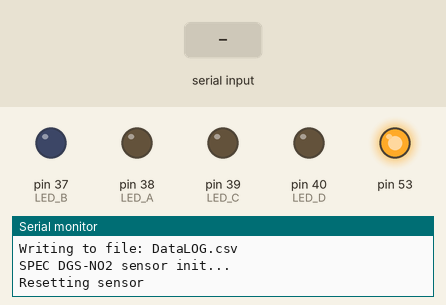
Simulated run of this sketch. Board: Arduino Mega 2560, built with avr-gcc and run on an emulated ATmega2560. On the bench: output pins drawn as LEDs (lit = HIGH), the last lines printed to the serial monitor. The test bench sets the inputs (shaded band). Storage starts empty.

Above: at 1.6 s.
1.7 s: "90,45,200\n" received over the second serial link
At 34.6 s:
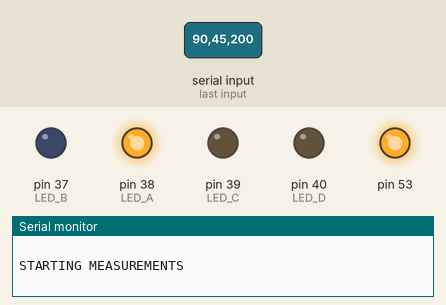
Timing chart, 0 to 46.8 s (numbered marks = the images above; inputs shaded):
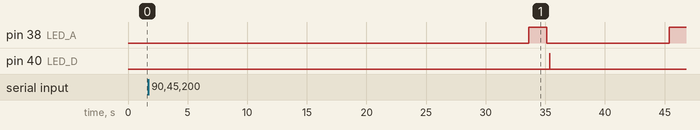

The sketch:

SeeTheAir-AQM-V0.1.ino
```cpp
// Version v0.1 - SPECSensor NO2 data logger
// This code works with sensor firmware 15SEP17 and Flip&Click SAM3X
// In conjunction with electronza.com and seetheair.wordpress.com

// include the SD library:
#include <SPI.h>
#include <SD.h>

#define LED_debug true
#define LED_A 38
#define LED_B 37
#define LED_C 39
#define LED_D 40

// #define SERIAL1_RX_BUFFER_SIZE 256
// #define SERIAL1_TX_BUFFER_SIZE 256

// SD card

// set up variables using the SD utility library functions:
Sd2Card card;
SdVolume volume;
SdFile root;

// change this to match your SD shield or module;
// Flip & Click with SD click
// in mikroBUS socket D
// CS is PB23 = Arduino 78
// See https://www.arduino.cc/en/Hacking/PinMappingSAM3X
const int chipSelect = 78;

// Sensor values
  // The format of the output is: SN[XXXXXXXXXXXX], PPB [0 : 999999], TEMP [-99:99],
  // RH[0:99], RawSensor[ADCCount], TempDigital, RHDigital, Day[0:99], Hour [0:23]
  // Note that on Arduino Due integer variable (int)  stores a 32-bit (4-byte) value.
  // This yields a range of -2,147,483,648 to 2,147,483,647
  // (minimum value of -2^31 and a maximum value of (2^31) - 1).
  // On 8 bit boards some readings have to be recorded as floats

String SensorSerialNo;
int NO2;
int Temperature;
int RH;
int RawSensor;
int TempDigital;
int RHDigital;
int Days;
int Hours;
int Minutes;
int Seconds;

const int send_delay = 10000;
unsigned int count = 1;

#define command_delay 500
#define start_delay 2500
String dataString = "";
String responseString = "";
boolean dataStringComplete = 0;
char inChar;

void setup() {

  if (LED_debug){
    pinMode(LED_A, OUTPUT);
    pinMode(LED_B, OUTPUT);
    pinMode(LED_C, OUTPUT);
    pinMode(LED_D, OUTPUT);
  }

  Serial.begin(9600);
  // Wait for serial port
  while(!Serial);

// SPI: first begin, then set parameters
  SPI.begin();

  Serial.print("Initializing SD card...");
  // see if the card is present and can be initialized:
  if (!SD.begin(chipSelect)) {
    Serial.println("Card failed, or not present");
    // don't do anything more:
    while(1);
  }
  // Flash the led if card is initialized
  //digitalWrite(LED_PIN,HIGH);
  //delay(500);
  //digitalWrite(LED_PIN,LOW);
  Serial.println("SD card initialized.");

  // open the file. note that only one file can be open at a time,
  // so you have to close this one before opening another.
  // digitalWrite(LED_PIN,HIGH); //LED will stay on while we access the SD card

 File dataFile = SD.open("DataLOG.csv", FILE_WRITE);

  Serial.print("Writing to file: " );
  Serial.println("DataLOG.csv");
  dataFile.println("");
  dataFile.println("Count,GAS(ppb),GAS_ADC,Temperature,Humidity,Days,Hours,Minutes,Seconds");
  dataFile.close();

  Serial.println("SPEC DGS-NO2 sensor init...");
  Serial.println("");
  Serial1.begin(9600);
  // Normally, data is returned within one second
  Serial1.setTimeout(1500);
  // reserve 80 bytes for the dataString
  dataString.reserve(80);
  responseString.reserve(150);

  // Wait for sensor
  delay(500);
  flush_serial1();
  Serial.println("Resetting sensor");
  SPEC_reset();

  // Print firmware version
  SPEC_show_firmware();

  // EEPROM dump
  SPEC_dump_EEPROM();
  Serial.println(" ");
  Serial.println("STARTING MEASUREMENTS");
  Serial.println(" ");
}


void loop() {
  // Do a readout every 10 seconds
  SPEC_Data_read();
  SPEC_parse_data();
  SPEC_print_data();
  SD_logData();
  delay(send_delay);
}

/* ********************************************************************************
 * This function triggers one measurement and receives the data from the sensor
 **********************************************************************************/
void SPEC_Data_read(){
  if (LED_debug){
    digitalWrite(LED_A, HIGH);
  }
  // First, we do some initialization
  // dataStringComplete is set as "false", as we don't have any valid data received
  dataStringComplete = 0;
  // Clear the data string
  dataString = "";
  // Now we trigger a measurement
  //Serial1.print(" ");
  Serial1.print("\r");
  // We wait for the sensor to respond
  dataString = Serial1.readStringUntil('\n');
  //Serial.println(dataString);
  if (LED_debug){
    digitalWrite(LED_A, LOW);
  }
}

/* ********************************************************************************
 * This function takes the received string and upodates sensor data
 **********************************************************************************/
void SPEC_parse_data(){
  // Parses the received dataString
  // Data string is comma separated
  // The format of the output is: SN[XXXXXXXXXXXX], PPB [0 : 999999], TEMP [-99:99],
  // RH[0:99], RawSensor[ADCCount], TempDigital, RHDigital, Day[0:99], Hour [0:23],
  // Minute[0:59], Second[0 : 59]\r\n
  // Take a look also at
  // https://stackoverflow.com/questions/11068450/arduino-c-language-parsing-string-with-delimiter-input-through-serial-interfa
  // We look first for the SN
  int idx1 = dataString.indexOf(',');
  SensorSerialNo = dataString.substring(0, idx1);
  int idx2 = dataString.indexOf(',', idx1 + 1);
  // Hint: after comma there's a space - it should be ignored
  String S_gas = dataString.substring(idx1 + 2, idx2);
  NO2 = S_gas.toInt();
  int idx3 = dataString.indexOf(',', idx2 + 1);
  String S_temp = dataString.substring(idx2 + 2, idx3);
  Temperature = S_temp.toInt();
  int idx4 = dataString.indexOf(',', idx3 + 1);
  String S_humi = dataString.substring(idx3 + 2, idx4);
  RH = S_humi.toInt();
  int idx5 = dataString.indexOf(',', idx4 + 1);
  String S_raw_gas = dataString.substring(idx4 + 2, idx5);
  RawSensor = S_raw_gas.toInt();
  int idx6 = dataString.indexOf(',', idx5 + 1);
  String S_Tdigital = dataString.substring(idx5 + 2, idx6);
  TempDigital = S_Tdigital.toInt();
  int idx7 = dataString.indexOf(',', idx6 + 1);
  String S_RHdigital = dataString.substring(idx6 + 2, idx7);
  RHDigital = S_RHdigital.toInt();
  int idx8 = dataString.indexOf(',', idx7 + 1);
  String S_Days = dataString.substring(idx7 + 2, idx8);
  Days = S_Days.toInt();
  int idx9 = dataString.indexOf(',', idx8 + 1);
  String S_Hours = dataString.substring(idx8 + 2, idx9);
  Hours = S_Hours.toInt();
  int idx10 = dataString.indexOf(',', idx9 + 1);
  String S_Minutes = dataString.substring(idx9 + 2, idx10);
  Minutes = S_Minutes.toInt();
  int idx11 = dataString.indexOf('\r');
  String S_Seconds = dataString.substring(idx10 + 2, idx11);
  Seconds = S_Seconds.toInt();
}


/* ********************************************************************************
 * This function prints the sensor data
 **********************************************************************************/
void SPEC_print_data(){
  Serial.println("********************************************************************");
  Serial.print ("Sensor Serial No. is ");
  Serial.println (SensorSerialNo);
  Serial.print ("Count Number: ");
  Serial.println (count);
  Serial.print ("NO2 level is ");
  Serial.print (NO2);
  Serial.println (" ppb");
  Serial.print ("Temperature is ");
  Serial.print (Temperature, DEC);
  Serial.println (" deg C");
  Serial.print ("Humidity is ");
  Serial.print (RH, DEC);
  Serial.println ("% RH");
  Serial.print ("Sensor is online since: ");
  Serial.print (Days, DEC);
  Serial.print (" days, ");
  Serial.print (Hours, DEC);
  Serial.print (" hours, ");
  Serial.print (Minutes, DEC);
  Serial.print (" minutes, ");
  Serial.print (Seconds, DEC);
  Serial.println (" seconds");
  Serial.println ("Raw Sensor Data");
  Serial.print ("Raw gas level: ");
  Serial.println (RawSensor);
  Serial.print ("Temperature digital: ");
  Serial.println (TempDigital);
  Serial.print ("Humidity digital: ");
  Serial.println (RHDigital);
  Serial.println ("");
}


/* ********************************************************************************
 * EEPROM dump
 **********************************************************************************/
void SPEC_dump_EEPROM(){
  Serial1.print("e");
  dataString = Serial1.readStringUntil('\n');
  // You can uncomment this line if you wish
  //Serial.println(dataString);
  for (int i=0; i<20; i++){
    responseString = Serial1.readStringUntil('\n');
    Serial.println(responseString);
  }
}

void SPEC_reset(){
  Serial1.print("r");
  delay(1000);
}

void SPEC_show_firmware(){
  Serial1.print("f");
  responseString = Serial1.readStringUntil('\n');
  Serial.print("Sensor firmware version is ");
  Serial.println(responseString);
  Serial.println("");
  delay(400);
}

void flush_serial1(){
  // Do we have data in the serial buffer?
  // If so, flush it
  if (Serial1.available() > 0){
    Serial.println ("Flushing serial buffer...");
    while(1){
      inChar = (char)Serial1.read();
      delay(10);
      Serial.print(inChar);
      if (inChar == '\n') break;
    }
    Serial.println (" ");
    Serial.println ("Buffer flushed!");
  }
}

void SD_logData(){
   String logString = "";
   logString += String(count);
   logString += ',';
   logString += String(NO2);
   logString += ',';
   logString += String(RawSensor);
   logString += ',';
   logString += String(Temperature);
   logString += ',';
   logString += String(RH);
   logString += ',';
   logString += String(Days);
   logString += ',';
   logString += String(Hours);
   logString += ',';
   logString += String(Minutes);
   logString += ',';
   logString += String(Seconds);
   count++;
   // write data to sd card
   if (LED_debug){
     digitalWrite(LED_D, HIGH);
   }

 File dataFile = SD.open("DataLOG.csv", FILE_WRITE);
   if (dataFile) {
    dataFile.println(logString);
    dataFile.close();
    // print to the serial port too:
    //Serial.println(logString);
   }
   if (LED_debug){
    digitalWrite(LED_D, LOW);
   }
}
```
